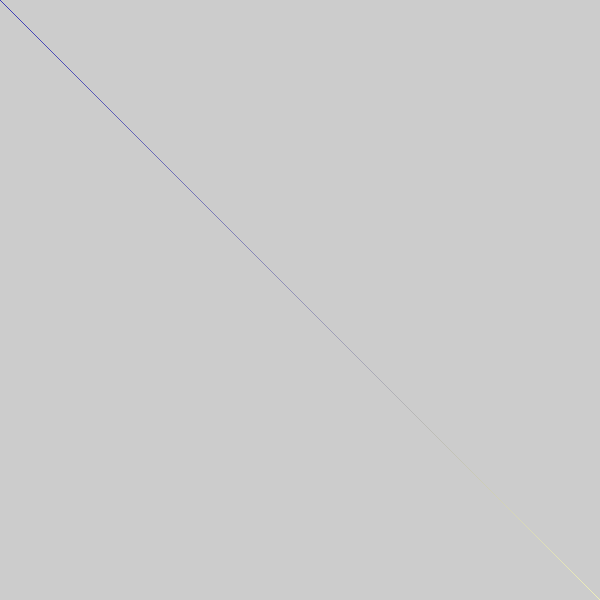
Frame 1 (no input)
Frame 60 (the mouse pressed at the canvas centre just before this capture): identical to frame 1, image omitted
Frame 120 (the mouse held since frame 60 and released just before this capture): identical to frame 1, image omitted

The Processing sketch that drew this single still picture (run headless with seeded random() and noise(); from frame 60 on, the mouse is pressed at the canvas centre):

// Processing sketch: sketch_5
// ── sketch_5.pde
/*
convert the sketch below to use two 'while' loops, 
rather than two 'for' loops. it should look the same.
*/
int i = 0;
int j = 0;

void setup() {
  size(600, 600);
}
//  for (int i = 0; i < width; i++) {
//    for (int j = 0; j < height; j++) {
//      float r = map(i, 0, width, 0, 255);
//      float g = map(j, 0, height, 0, 255);
//      stroke(r, g, 175);
//      point(i, j);
//    }
//  }
  
  void draw(){
  while(i < width)  {
    while(j < height)  {
      float r = map(i, 0, width, 0, 255);
      float g = map(j, 0, height, 0, 255);
      stroke(r, g, 175);
      point(i, j);
      j++;
      i++;
    }
  }
 }
